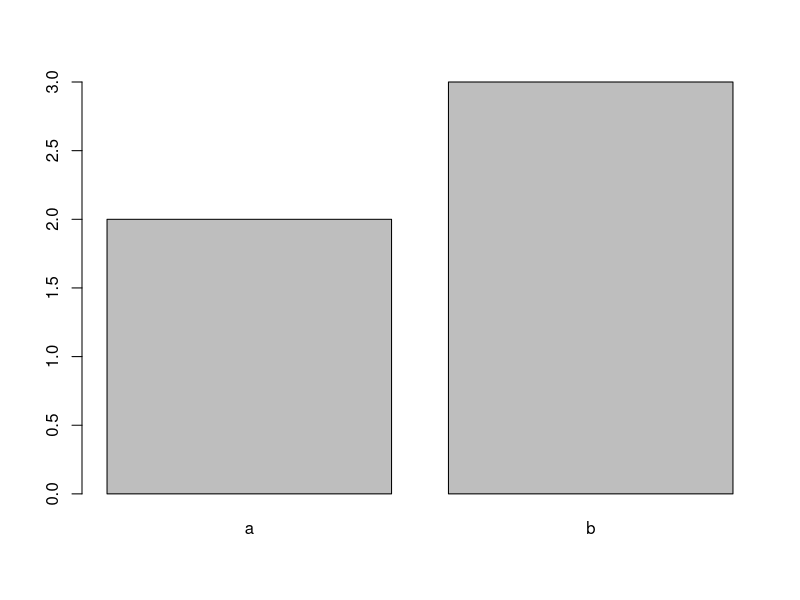
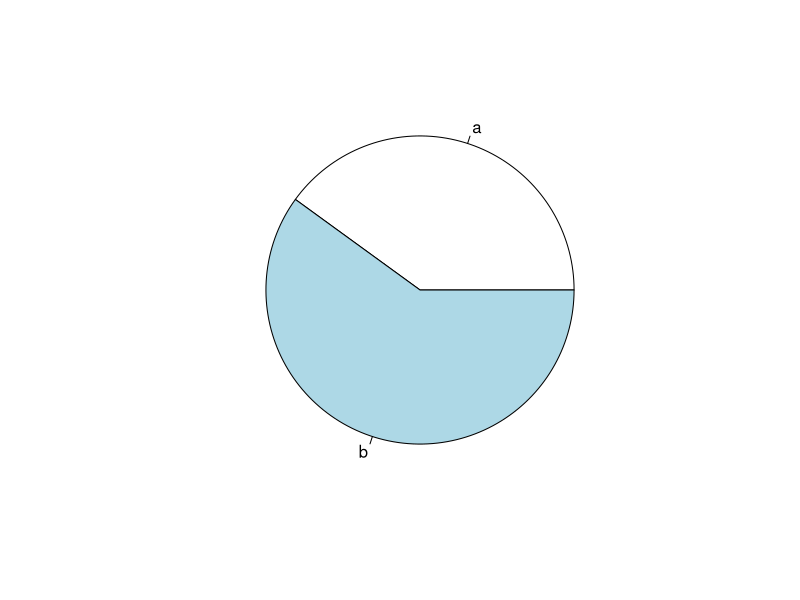
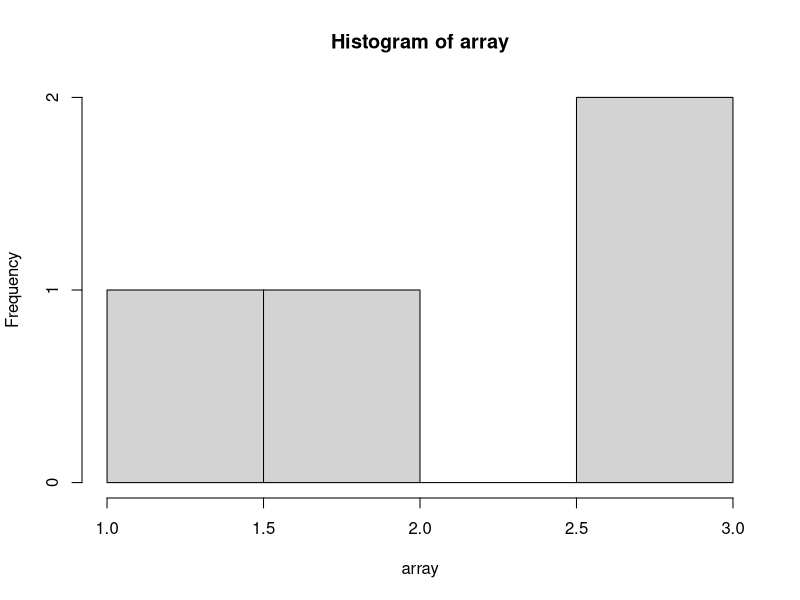

Here is the R script that generated these plots, in order:
# Unit 1 functions

array <- c(1,2,3,3)

# creating a frequency table:

table <- table(array)

names <- names(table) # returns the elements in the table

freq <- as.numeric(table) # returns the frequencies in the same order with the elements

# creating a relative frequency table

f_table <- prop.table(table)
print(f_table)

# bar chart and pie chart

d <- c( a = 2, b=3)
print(d)
barplot(d)

pie(d)

# creating a histogram:
# hist(x,
#    main = "Distribution of Values",
#    xlab = "Values",
#    ylab = "Frequency",
#    col = "lightblue",
#    border = "black")

hist(array)



# simple arithmetic mean

my_mean <- function(v){
  sum <- sum(v)
  N <- length(v)
  m <- sum/N
  return(trunc(m * 10000) / 10000) # for 4 decimals 
}

my_mean_f <- function(x, f){
  return(sum(x*f)/sum(f))
}


# quadratic mean or root mean:

quadratic_mean <- function(v){
  s <- 0
  for (i in v) {
    s <- s + i**2
  }
  return(trunc(sqrt(s/length(v)) * 100) / 100) # two digits
}

quadratic_mean_f <- function(x, f) {
  return(sqrt(sum((x**2) * f) / sum(f)))
}


# mode:
a <- c(7, 11, 11, 8, 12, 9, 6)

get_mode <- function(x) {
  frequencies <- table(x)
  return(as.numeric(names(frequencies)[frequencies == max(frequencies)]))
}

# median:

m <- median(a)

# quartiles: 0.25, 0.5, 0.75

q1 <- quantile(a, 0.25)
q2 <- quantile(a, 0.5)

# deciles: 0.1, 0.2, ... , 0.9

# percentiles: 0.01, 0.02, .. , 0.99

# Interquartile range: Q3 - Q1


R_Q <- function(x){
  q1 <- quantile(x, 0.25)
  q3 <- quantile(x, 0.75)
  return(q3-q1)
}

# Intercentile range: P99 - P1

R_P <- function(x){
  q1 <- quantile(x, 0.01)
  q3 <- quantile(x, 0.99)
  return(q3-q1)
}


# deviatian from p:

deviation <- function(x, p){
  s <- 0
  for (i in x){
    s <- s + abs(i - p)
  }
  return(s/length(x))
}

deviation_f <- function(x, f, p){
  d <- sum(abs(x-p)*f)/sum(f)
  return(d)
}

# mean deviation:

deviation(a, mean(a))


# mean squared error or deviation:

mean_squared_dev <- function(x, p){
  s <- 0
  for (i in x){
    s <- s + (i-p)**2
  }
  
  return(s/length(x))
}

mean_squared_dev_f <- function(x, f, p){
  s <- sum(((x-p)**2) * f)
  return(s/sum(f))
}



# variance: mean of squares of deviation concerning the mean

variance <- function(x, f){
   m <- my_mean_f(x, f)
   return(sum(((x-m)**2)*f)/sum(f))
}

variance_vector <- function(x){
  m <- mean(x)
  return(sum((x-m)**2)/length(x))
}

# standard deviation: squareroot of variance

standard_dev <- function(x, f){
  return(sqrt(variance(x,f)))
}

standard_dev_f <- function(x){
  return(sqrt(variance_vector(x)))
}


# population variance: sum((x - m)^2 * f) / sum(f)

# sample variance (sn2): sum((x - m)^2 * f) / (sum(f) - 1)

# sample quasi-variance (s2): sum((x - m)^2 * f) / (sum(f) - 1)


# standardised variable: compare datas with different means and standard deviations

z <- function(x){
  m <- mean(x)
  t <- table(x)
  s <- standard_dev(as.numeric(names(t)), as.numeric(t))
  return((x-m)/s)
}

# pearson's coefficient of variace: CV as percentage sd/abs(mean)

CV <- function(x){
  t <- table(x)
  s <- standard_dev(as.numeric(names(t)), as.numeric(t))
  return(s/abs(mean(x))*100)
}


# moment of order r with respect to the point c:

moment_of_order <- function(x, r, c){
  return(sum((x-c)**r)/length(x))
}



# ordinary moment of order

ordinary_moment <- function(x, r){
  return(sum(x**r)/length(x))
}

# central moment of order r : arithmetic mean of rth powers of deviatian from mean

central_moment <- function(x, r){
  return(sum((x-mean(x))**r)/length(x))
}

# pearson's skewness coefficient

A_p <- function(x){
  mo <- get_mode(x)
  s <- standard_dev_f(x)
  me <- mean(x)
  return((me - mo) / s)
  
}


# fisher skewness coefficient

fisher_g1 <- function(x){
  return(central_moment(x,3)/(standard_dev_f(x)**3))
}

# fisher's curtoises coefficient

fisher_g2 <- function(x){
  return(central_moment(x,4)/(standard_dev_f(x)**4) -3)
}
